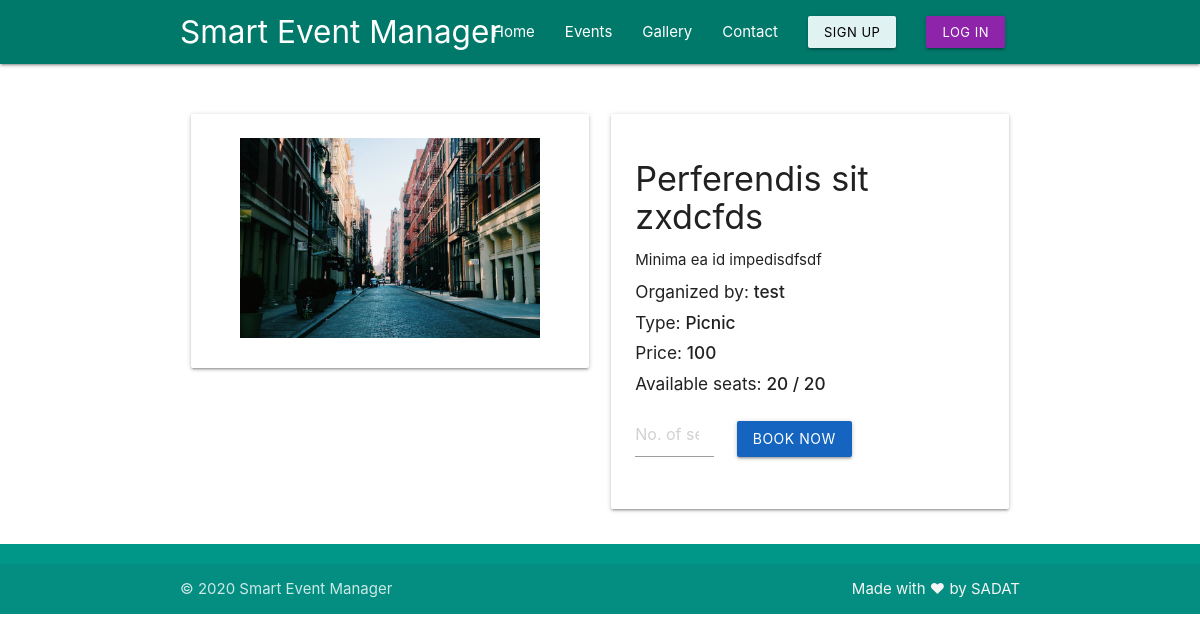
Page /views/event.php?id=28 on the committed database.
### tables this page shows
CREATE TABLE `events` (
  `id` int(11) NOT NULL,
  `creator` int(11) NOT NULL,
  `title` varchar(30) DEFAULT NULL,
  `image` varchar(255) DEFAULT NULL,
  `description` varchar(255) DEFAULT NULL,
  `from` timestamp NOT NULL DEFAULT current_timestamp() ON UPDATE current_timestamp(),
  `to` timestamp NOT NULL DEFAULT '0000-00-00 00:00:00',
  `category` int(11) DEFAULT NULL,
  `isActive` tinyint(1) DEFAULT NULL
);

CREATE TABLE `users` (
  `id` int(11) NOT NULL,
  `role` enum('user','manager','admin') DEFAULT NULL,
  `firstName` varchar(255) DEFAULT NULL,
  `lastName` varchar(255) DEFAULT NULL,
  `email` varchar(255) DEFAULT NULL,
  `password` varchar(255) DEFAULT NULL,
  `gender` enum('male','famale','others') DEFAULT NULL,
  `active` tinyint(1) DEFAULT NULL,
  `createdAt` timestamp NOT NULL DEFAULT current_timestamp()
);

CREATE TABLE `ticket` (
  `id` int(11) NOT NULL,
  `price` double DEFAULT NULL,
  `total` int(11) DEFAULT NULL,
  `booked` int(11) NOT NULL,
  `eventId` int(11) DEFAULT NULL
);

### models/database.php (called while the page is built, shortened)
<?php
class Database
{
    public $host = DB_HOST;
    public $user = DB_USER;
    public $pass = DB_PASS;
    public $dbname = DB_NAME;
    public $link;
    private function connectDB()
    {
        $this->link = new mysqli($this->host, $this->user, $this->pass,
            $this->dbname);
    }
    public function select($query)
    {
        $result = $this->link->query($query) or
        die($this->link->error . __LINE__);
        if ($result->num_rows > 0) {
            return $result;
        } else {
            return false;
        }
    }
}

### controllers/eventController.php (called while the page is built, shortened)
<?php
include '../models/database.php';
function getSingleEvent($id)  {
    $query = "SELECT * FROM events WHERE id=$id";
    $db = new Database();
    return $db->select($query);
}
function getPrice($id){
    $query = "SELECT * FROM ticket WHERE eventId=$id";
    $db = new Database();
    $category = $db->select($query);
    if($category) {
        $price = '';
        while ($result = $category->fetch_assoc()){
            $price = $result['price'];
        }
        return $price;
    }
}
function getTotal($id){
    $query = "SELECT * FROM ticket WHERE eventId=$id";
    $db = new Database();
    $category = $db->select($query);
    if($category) {
        $total = '';
        while ($result = $category->fetch_assoc()){
            $total = $result['total'];
        }
        return $total;
    }
}
function getBooked($id){
    $query = "SELECT * FROM ticket WHERE eventId=$id";
    $db = new Database();
    $category = $db->select($query);
    if($category) {
        $booked = '';
        while ($result = $category->fetch_assoc()){
            $booked = $result['booked'];
        }
        return $booked;
    }
}

### controllers/categoryController.php (called while the page is built, shortened)
<?php
require_once '../models/database.php';
function getCategoryName($id) {
    $query = "SELECT * FROM categories WHERE id=$id";
    $db = new Database();
    $category = $db->select($query);
    if($category) {
        $name = '';
        while ($result = $category->fetch_assoc()){
            $name = $result['name'];
        }
        return $name;
    }
}

### controllers/userController.php (called while the page is built, shortened)
<?php
require_once '../models/database.php';
function getOrganizerName($id)
{
    $query = "SELECT * FROM users WHERE id=$id";
    $db = new Database();
    $category = $db->select($query);
    if ($category) {
        $name = '';
        while ($result = $category->fetch_assoc()) {
            $name = $result['firstName'];
        }
        return $name;
    }
}

### views/event.php (the view, shortened to what this page needs)
<?php include './common/header.php';
    include '../controllers/eventController.php';
    include '../controllers/categoryController.php';
    include '../controllers/userController.php';
    $event = getSingleEvent($_GET['id']);
    if($event){
        while ($result = $event->fetch_assoc()) {
            $title = $result['title'];
            $description = $result['description'];
            $img = "../uploads/" . $result['image'];
            $categoryId = $result['category'];
            $category =  getCategoryName($categoryId);
            $organizerId = $result['creator'];
            $organizer = getOrganizerName($organizerId);
            $price = getPrice($_GET['id']);
            $total = getTotal($_GET['id']);
            $booked = getBooked($_GET['id']);
        }
    } else {
        header("Location: ./404.php");
        return;
    }
?>
    <div class="container">
        <div class="row m3">
            <div class="col s6">
                <div class="card ImageCard">
                    <div class="card-content">
                        <img width="100%" class="mainImage"  src="<?php echo $img ?>" alt="">
                    </div>
                </div>
            </div>
            <div class="col s6">
                <div class="card">
                    <div class="card-content">
                        <h4 class="h4 ">
                            <?php echo $title ?>
                        </h4>
                        <p><?php echo $description ?></p>
                        <h6>Organized by: <strong><?php echo $organizer ?> </strong></h6>
                        <h6>Type: <strong><?php echo $category ?></strong></h6>
                        <h6>Price: <strong><?php echo $price ?></strong></h6>
                        <h6>Available seats: <strong><?php echo ($total - $booked) . ' / ' . $total ?></strong></h6>
                        <form action="" method="POST">
                            <div class="row">
                                <div class="col s-6">
                                    <label for=""></label><input min="1" max="<?php echo ($total - $booked) ?>" required placeholder="No. of seats" type="number" name="seats" id="">
                                </div>
                                <div class="col s-6">
                                    <button class="btn waves-effect blue darken-3" type="submit" name="bookEvent">Book Now
                                    </button>
                                </div>
                            </div>
                        </form>
                    </div>
                </div>
            </div>
        </div>
    </div>
<?php include './common/footer.php';

### views/event.php (style rules this page uses)
.row { margin-top: 5%; }
.btn { margin-top: 10px; }
.mainImage { max-width: 300px; margin: 0 auto; }
.ImageCard { text-align: center; }

### rows in the picture
events: image (picture), title "Perferendis sit zxdcfds", description "Minima ea id impedisdfsdf", creator.firstName "test"
ticket: price "100", $total-$booked "20", total "20"

### other values in the picture
$category "Picnic"
